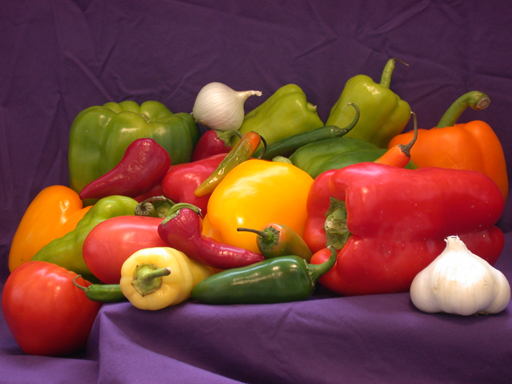
%> input picture Task4-Segmentation/Code/peppers.png, 512 x 384 px
$ octave Task1_8.m   (GNU Octave 9; MATLAB toolbox functions it lacks are replaced by stand-ins)
%> lines starting %> are read from the running program, lines starting %| are printed output that depends on the picture
close all;
C=imread('peppers.png') ; % to read the coloured image
%> C is the input picture: size 384x512x3 uint8; mean R, G, B 120.8, 66.4, 57.6
figure;
subplot(2,1,1);
imshow(C);
title('Coloured Image');


G = rgb2gray(C);
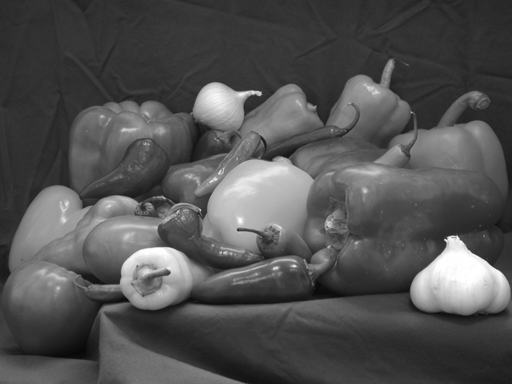
%> G: size 384x512 uint8; min 8, max 255, mean 81.7
subplot(2,1,2);
imshow(G);
title('Gray scale Image');

figure;
redPlane = C(:, :, 1);
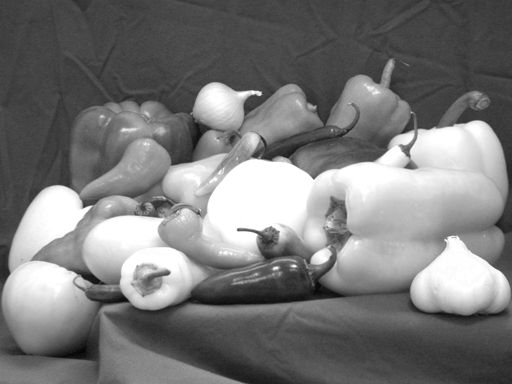
%> redPlane: size 384x512 uint8; min 5, max 255, mean 120.8
greenPlane = C(:, :, 2);
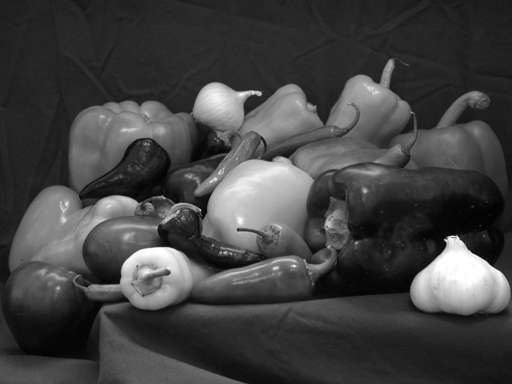
%> greenPlane: size 384x512 uint8; min 1, max 255, mean 66.4
bluePlane = C(:, :, 3);
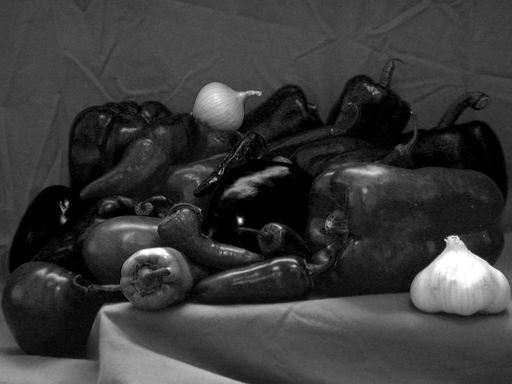
%> bluePlane: size 384x512 uint8; min 0, max 255, mean 57.6

% Let's get its histograms.
subplot(3, 2, 1);
imhist(C(:,:,1)); % first plane: Red
title('Histogram of red plane');
subplot (3,2,2);
hr = imhist(C(:,:,1));
%> hr = 256 values, max 11175 at index 256, min 0 at index 1, mean 768
chr = cumsum(hr);%cumulative histogram
%> chr = 256 values from 0 to 196608
plot (chr, 'r');
title('Distribution curve of red plane');

subplot(3, 2, 3);
imhist(C(:,:,2)); % second plane: Green
title('Histogram of green plane');
subplot (3,2,4);
hg = imhist(C(:,:,2));
%> hg = 256 values, max 6638 at index 37, min 0 at index 1, mean 768
chg = cumsum(hg);%cumulative histogram
%> chg = 256 values from 0 to 196608
plot (chg, 'g');
title('Distribution curve of green plane');

subplot(3, 2, 5);
imhist(C(:,:,3)); % third plane: Blue
title('Histogram of blue plane');
subplot (3,2,6);
hb = imhist(C(:,:,3));
%> hb = 256 values, max 10753 at index 1, min 15 at index 220, mean 768
chb = cumsum(hb);%cumulative histogram
%> chb = 256 values from 10753 to 196608
plot (chb, 'b');
title('Distribution curve of blue plane');
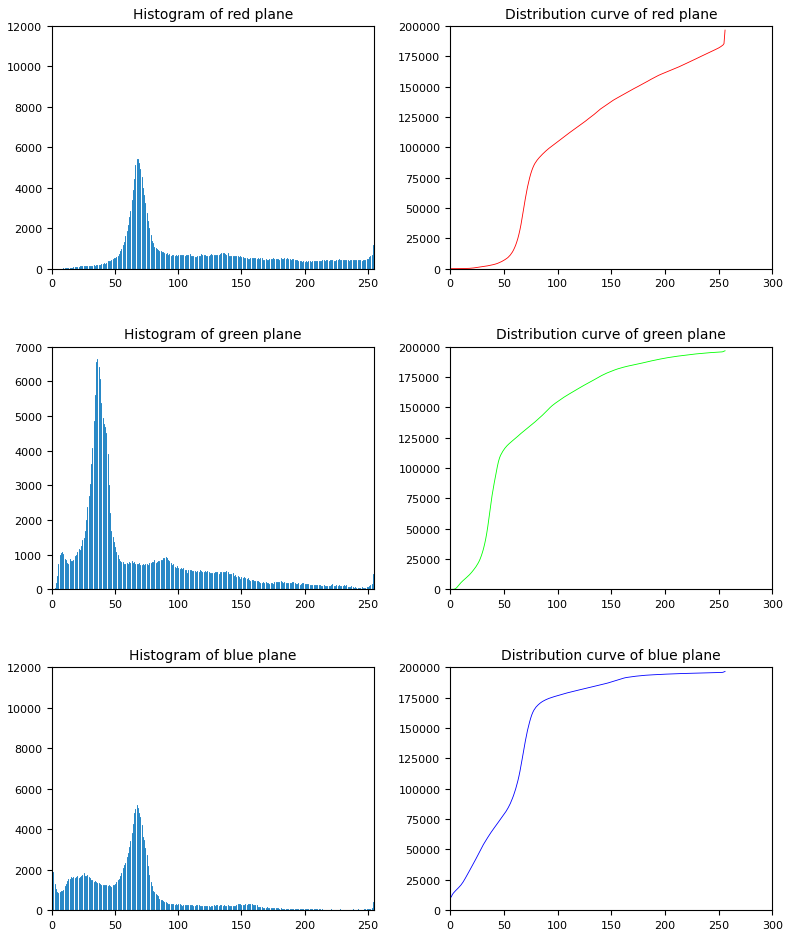
%> figure redrawn from the program's plot data, 6 panels; panel 1: highest point at x = 255, y = 11175; panel 2: curve peaks at x = 256, y = 196608; panel 3: highest point at x = 36, y = 6638; panel 5: highest point at x = 0, y = 10753
